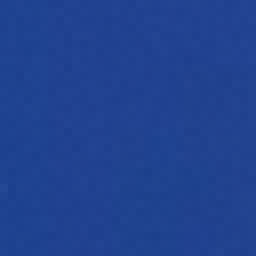
#> input picture flooding/model/dataset/ocean/IMG_0588_0_20.png, 32 x 32 px (shown 8 times larger)
$ jupyter execute --allow-errors ocean_detection_colors.ipynb   (shell and % lines are left out)
#> lines starting #> are read from the running program, lines starting #| are printed output that depends on the picture
[cell 1]
import numpy
import pandas as pd
import matplotlib.pyplot as plt
import cv2
import os
from sklearn.cluster import KMeans
from collections import Counter
from skimage.color import rgb2lab, deltaE_cie76
import colorsys
import json
from json import JSONEncoder
#from rembg import remove
import pickle

import warnings
warnings.filterwarnings("ignore")

[cell 2]
DATADIR = 'dataset'
CATEGORIES = ['ocean','land']

[cell 3]
for category in CATEGORIES:
    path=os.path.join(DATADIR, category)
    for img in os.listdir(path):
        split_tup = os.path.splitext(img)
        if len(split_tup) > 1 and split_tup[len(split_tup)-1] == ".png":
            img_array=cv2.imread(os.path.join(path,img))
#> img_array is the input picture: shape (32, 32, 3); mean B, G, R 144.2, 66.2, 32.4
            print(img)
            plt.imshow(cv2.cvtColor(img_array, cv2.COLOR_BGR2RGB))
            plt.show()
            break
    #break

[cell 4]
def get_image(image_path):
    image = cv2.imread(image_path)
    #image = remove(image)
    image = cv2.cvtColor(image, cv2.COLOR_BGR2RGB)
    return image
def RGB2HEX(color):
    return "#{:02x}{:02x}{:02x}".format(int(color[0]), int(color[1]), int(color[2]))

class NumpyArrayEncoder(JSONEncoder):
    def default(self, obj):
        if isinstance(obj, numpy.ndarray):
            return obj.tolist()
        return JSONEncoder.default(self, obj)

def extract_features(path, img, split_tup):
    image_path = os.path.join(path, img)
    json_file = split_tup[0] + ".json"
    json_path = os.path.join(path, json_file)
    if os.path.exists(json_path):
        # Opening JSON file
        f = open(json_path)
        json_details = json.load(f)
        return json_details["rgb_colors"]
        # [12 lines of commented-out code are left out]
    else:
        image = get_image(image_path)
        number_of_colors = 10
        modified_image = image.reshape(image.shape[0]*image.shape[1], 3)
        clf = KMeans(n_clusters = number_of_colors)
        labels = clf.fit_predict(modified_image)

        counts = Counter(labels)

        center_colors = clf.cluster_centers_

        # We get ordered colors by iterating through the keys
        ordered_colors = [center_colors[i] for i in counts.keys()]
        hex_colors = [RGB2HEX(ordered_colors[i]) for i in counts.keys()]
        rgb_colors = [ordered_colors[i] for i in counts.keys()]
        hsl_color_values = []

        for i in range(len(rgb_colors)):
            rgb_color = rgb_colors[i]
            hsl_color_val = colorsys.rgb_to_hsv(rgb_color[0],rgb_color[1],rgb_color[2])
            hsl_color_values.append(hsl_color_val)


        json_details = {"rgb_colors": rgb_colors,
                        "hex_colors": hex_colors,
                        "hsl_color_values": hsl_color_values}
        # Serializing json
        json_object = json.dumps(json_details, indent=4, cls=NumpyArrayEncoder)

        # Writing to sample.json
        with open(json_path, "w") as outfile:
            outfile.write(json_object)

        return rgb_colors

[cell 5]
cols=2
rows=4
col_index=0
row_index=0
f, axarr = plt.subplots(rows,cols,figsize=(12, 12))
for category in CATEGORIES:
    path=os.path.join(DATADIR, category)
    for img in os.listdir(path):
        split_tup = os.path.splitext(img)
        if len(split_tup) > 1 and split_tup[len(split_tup)-1] == ".png":
            img_array=cv2.imread(os.path.join(path,img))
            axarr[row_index,col_index].imshow(cv2.cvtColor(img_array,cv2.COLOR_BGR2RGB))
            axarr[row_index,col_index].set_title(category+str(row_index)+str(col_index))
            print(category,row_index,col_index)
            break
    col_index=col_index+1
    if(col_index==cols):
        row_index=row_index+1
        col_index=0
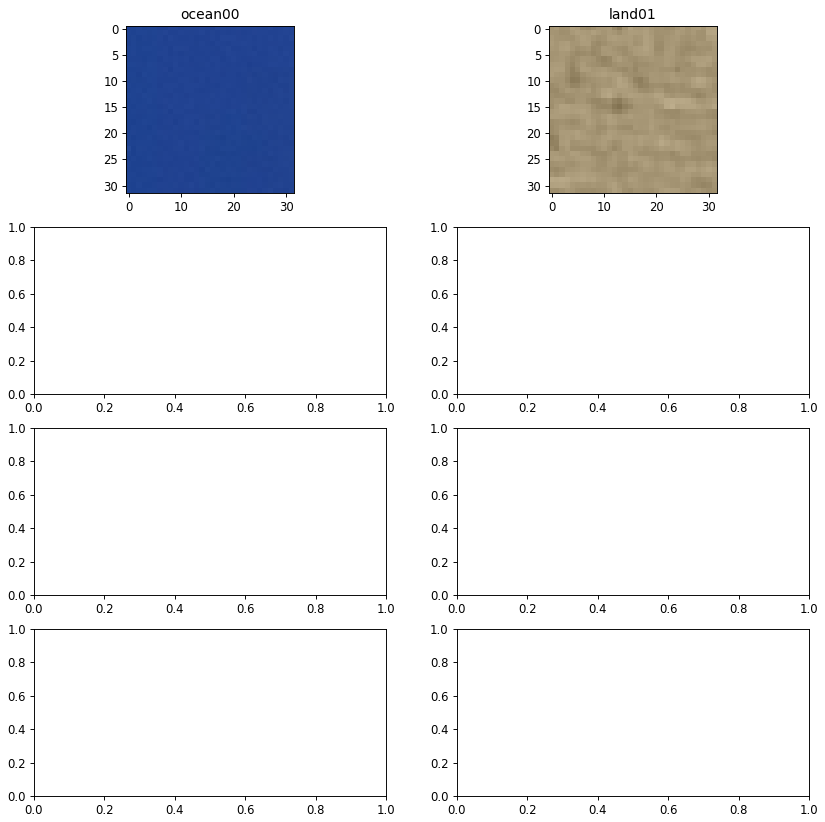
#> figure drawn by matplotlib, 2 panels

[cell 6]
training_data=[]
def create_training_data():
    for category in CATEGORIES:
        path=os.path.join(DATADIR, category)
        class_num=CATEGORIES.index(category)
        for img in os.listdir(path):
            split_tup = os.path.splitext(img)
            if len(split_tup) > 1 and split_tup[len(split_tup)-1] == ".png":
                try:
                    features = extract_features(path, img, split_tup)
#> in extract_features, `modified_image = image.reshape(image.shape[0]*image.shape[1], 3)`: modified_image = 1024 rows, first 8: [31, 66, 144], [31, 67, 145], [33, 68, 146], [30, 66, 144], [31, 67, 145], [31, 67, 145], [31, 64, 143], [31, 64, 143]
#> in extract_features, `labels = clf.fit_predict(modified_image)`: labels = 1024 values, max 9 at index 11, min 0 at index 280, mean 4.01
#> in extract_features, `counts = Counter(labels)`: counts = 10 items
#> in extract_features, `ordered_colors = [center_colors[i] for i in counts.keys()]`: ordered_colors = [[30.77, 66.58, 144.1], [32.15, 67.88, 145.3], [31.06, 63.96, 142.9], [34.03, 67.01, 145.9], [32.37, 65.35, 143.7], [33.05, 66.01, 145], [34.92, 68.33, 146.9], [29.46, 65.35, 142.1], [34.23, 67.23, 144], [31.97, 64.95, 141.8]]
#> in extract_features, `hex_colors = [RGB2HEX(ordered_colors[i]) for i in counts.keys()]`: hex_colors = ['#204391', '#1d418e', '#214291', '#20418f', '#1f3f8e', '#1f408d', '#224492', '#224391', '#1e4290', '#224390']
#> in extract_features, `rgb_colors = [ordered_colors[i] for i in counts.keys()]`: rgb_colors = [[32.15, 67.88, 145.3], [29.46, 65.35, 142.1], [33.05, 66.01, 145], [32.37, 65.35, 143.7], [31.06, 63.96, 142.9], [31.97, 64.95, 141.8], [34.92, 68.33, 146.9], [34.03, 67.01, 145.9], [30.77, 66.58, 144.1], [34.23, 67.23, 144]]
#> the loop in extract_features, `for i in range(len(rgb_colors)):` made 10 passes
#> (rgb_color, hsl_color_val) on passes 1 to 10: ([32.15, 67.88, 145.3], (0.614, 0.779, 145.3)), ([29.46, 65.35, 142.1], (0.614, 0.793, 142.1)), ([33.05, 66.01, 145], (0.618, 0.772, 145)), ([32.37, 65.35, 143.7], (0.617, 0.775, 143.7)), ([31.06, 63.96, 142.9], (0.618, 0.783, 142.9)), ([31.97, 64.95, 141.8], (0.617, 0.774, 141.8)), ([34.92, 68.33, 146.9], (0.617, 0.762, 146.9)), ([34.03, 67.01, 145.9], (0.618, 0.767, 145.9)), ([30.77, 66.58, 144.1], (0.614, 0.786, 144.1)), ([34.23, 67.23, 144], (0.617, 0.762, 144))
#> after the loop in extract_features, `for i in range(len(rgb_colors)):`: hsl_color_values = [(0.614, 0.779, 145.3), (0.614, 0.793, 142.1), (0.618, 0.772, 145), (0.617, 0.775, 143.7), (0.618, 0.783, 142.9), (0.617, 0.774, 141.8), (0.617, 0.762, 146.9), (0.618, 0.767, 145.9), (0.614, 0.786, 144.1), (0.617, 0.762, 144)]
                    if len(features) > 0:
                        training_data.append([features,class_num])
                except Exception as e:
                    print(e)
                    pass

create_training_data()
#> in create_training_data, `features = extract_features(path, img, split_tup)`: features has the same summary as rgb_colors in extract_features

[cell 7]
lenofimage = len(training_data)

[cell 8]
X=[]
y=[]

for categories, label in training_data:
    X.append(categories)
    y.append(label)
X= numpy.array(X).reshape(lenofimage,-1)

# [7 lines of commented-out code are left out]

numpy.isfinite(X.all()) #and gets True


# X = tf.keras.utils.normalize(X, axis = 1)

[cell 9]
X.shape
#> Out = (3, 30)

[cell 10]
X=X/255

[cell 11]
X[1]

[cell 12]
y=numpy.array(y)

[cell 13]
y.shape
#> Out = (3,)
